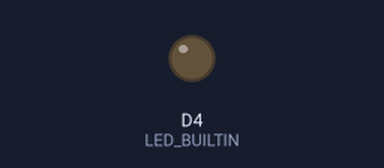
Bench run of a sketch on a simulated ESP8266 (NodeMCU). Shown: output pins drawn as LEDs (lit = HIGH, except the on-board LED, lit = LOW). WiFi joins after 1.5 s; servers stay silent unless stated; random numbers use the default seed unless the sketch sets one; no MQTT or app messages arrive unless stated; what the sketch prints to the serial monitor is not drawn.

Above: at 0.1 s.
At 1.6 s:
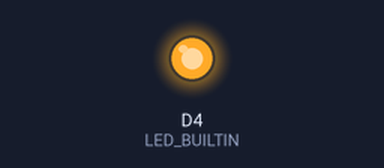
Timing chart, 0 to 3.1 s (numbered marks = the images above):
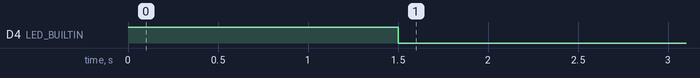

The sketch:

testeKron_v1.ino
```cpp
#include <WiFiManager.h>
#include <ESP8266WiFi.h>
#include <PubSubClient.h>

#define   PIN_BT    D3

const char *ssid = "TP LINK";
const char *password = "morais1212";

const char *broker = "m16.cloudmqtt.com";//"mqtt.thingspeak.com";
const int portMqtt = 14391;
const char *userNameMqtt = "lbhkbooa";
const char *passwordMqtt = "8fgN0cELBlX8";
char* topic = "testeGrafana";
char* topic2 = "testeEdu";
bool libera = 0;
unsigned long lastTime = 0, cont = 0;

WiFiManager wm; //Gerenciador WiFi
WiFiClient clientWifi;
PubSubClient clientMqtt(broker, portMqtt, clientWifi);

void mqttConnect(void);
void callbackTeste(char *topic, byte *payload, unsigned long length){
  Serial.print("Mensagem Recebida: ");
  String recebido = "";
  for(int i = 0; i < length; i++){
    recebido += char(payload[i]);
  }
  Serial.println(recebido);
}

void setup(){
  Serial.begin(9600);

  pinMode(PIN_BT, INPUT_PULLUP);
  pinMode(LED_BUILTIN, OUTPUT);

  digitalWrite(LED_BUILTIN, 1); //Led desligado
  WiFi.begin(ssid, password);
  while(WiFi.status() != WL_CONNECTED){
    delay(500);
    Serial.print(".");
  }
  Serial.println();
  digitalWrite(LED_BUILTIN, 0); //Led ligado
  Serial.print("Wifi Conectado!");

  mqttConnect();
  randomSeed(analogRead(0));
}

void loop(){
  //if(!digitalRead(PIN_BT) && !libera){
  //  libera = 1;
  if(millis() - lastTime >= 7000){
    lastTime = millis();
    if(clientMqtt.connected()){
      //cont += 1;
      cont = random(10, 200);
      char *texto = "";
      sprintf(texto,  "%d", cont);
      if(clientMqtt.publish(topic, texto)){
        Serial.println("Publicado!");
      }
      else{
        Serial.println("Erro ao publicar!");
      }
    }
    else{
      mqttConnect();
    }
  }
  //if(libera) if(millis() - lastTime >= 1500) libera = 0;
}

void mqttConnect(){
  do{
    //clientMqtt.setServer(broker, portMqtt);
    String clientMqtt_id = "edu";
    if(clientMqtt.connect((char*) clientMqtt_id.c_str(), userNameMqtt, passwordMqtt)){
      Serial.println("Conectado ao broker MQTT.");
    }
    else{
      Serial.println("Falha ao conectar no broker MQTT.");
    }
    delay(500);
  }while(!clientMqtt.connected());
  clientMqtt.setCallback(callbackTeste);
  clientMqtt.subscribe(topic2);
}
```
